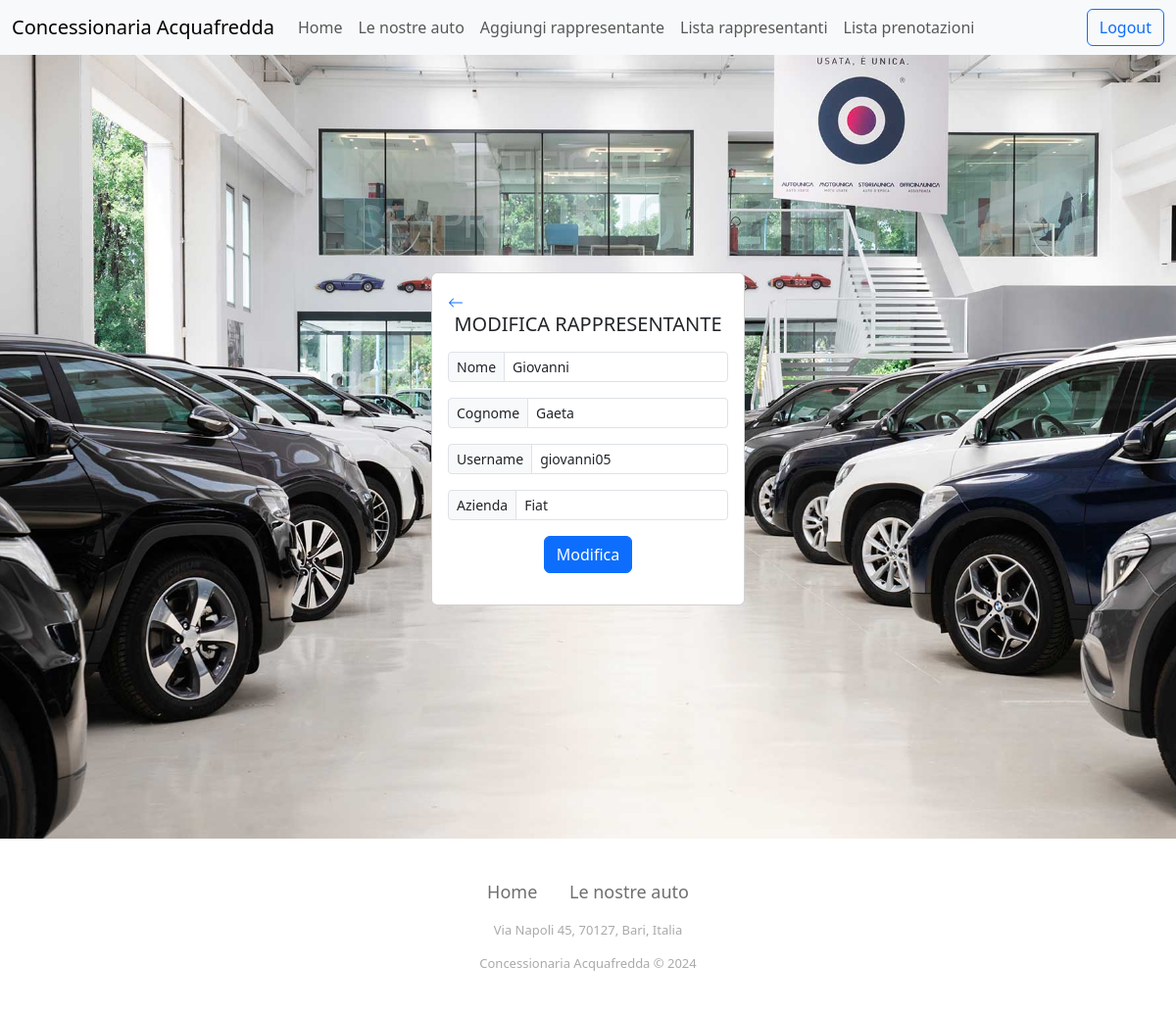
The page /admin/modificarapp.php?id=11 (signed in) on the database its author committed.
### tables this page shows
CREATE TABLE `rappresentante` (
  `id_rappresentante` int(11) NOT NULL,
  `nome_rappresentante` varchar(50) NOT NULL,
  `cognome_rappresentante` varchar(50) NOT NULL,
  `username_rappresentante` varchar(20) NOT NULL,
  `password_rappresentante` varchar(256) NOT NULL,
  `azienda_rappresentante` varchar(50) NOT NULL,
  `id_admin` int(11) NOT NULL
);

### admin/modificarapp.php (the view, shortened to what this page needs)
<!DOCTYPE html>
<html lang="en">
<head>
    <link rel="stylesheet" href="../css/rapp.css">
    <link rel="stylesheet" href="https://cdn.jsdelivr.net/npm/bootstrap@5.3.3/dist/css/bootstrap.min.css">
    <link rel="stylesheet" href="https://cdnjs.cloudflare.com/ajax/libs/ionicons/2.0.1/css/ionicons.min.css">
    <?php
        include '../connessione.php';
    ?>
</head>
<body>
    <?php
        if(isset($_GET['id'])) {
            $id = $_GET['id'];
            $sql = "SELECT * FROM rappresentante WHERE id_rappresentante= $id ";
            if ($conn->query($sql)) {
                $result = $conn->query($sql);
                $row = $result->fetch_assoc();
            } else {
                echo "Errore: " . $conn->error . "\n";
            }
        }
    ?>
    <nav class="navbar navbar-expand-lg bg-body-tertiary">
        <div class="container-fluid">
            <a class="navbar-brand" href="admin.php">Concessionaria Acquafredda</a>
            <div class="collapse navbar-collapse" id="navbarScroll">
                <ul class="navbar-nav me-auto my-2 my-lg-0 navbar-nav-scroll" style="--bs-scroll-height: 100px;">
                    <li class="nav-item">
                        <a class="nav-link" aria-current="page" href="admin.php">Home</a>
                    </li>
                    <li class="nav-item">
                        <a class="nav-link" href="catalogoadmin.php">Le nostre auto</a>
                    </li>
                    <li class="nav-item">
                        <a class="nav-link" href="aggiungirapp.php">Aggiungi rappresentante</a>
                    </li>
                    <li class="nav-item">
                        <a class="nav-link" href="listarapp.php">Lista rappresentanti</a>
                    </li>
                    <li class="nav-item">
                        <a class="nav-link" href="listaprenotazioni.php">Lista prenotazioni</a>
                    </li>
                </ul>
                <a href="../all/logout.php" class="btn btn-outline-primary">Logout</a>
            </div>
        </div>
    </nav>
    <section class="hero">
        <div class="container d-flex justify-content-center align-items-center vh-100">
            <div class="card text-center mb-3" style="width: 20rem;">
                <div class="card-body">
                    <div class="d-flex align-items-start">
                        <a href="listarapp.php"><svg xmlns="http://www.w3.org/2000/svg" width="16" height="16" fill="currentColor" class="bi bi-arrow-left" viewBox="0 0 16 16">
                            <path fill-rule="evenodd" d="M15 8a.5.5 0 0 0-.5-.5H2.707l3.147-3.146a.5.5 0 1 0-.708-.708l-4 4a.5.5 0 0 0 0 .708l4 4a.5.5 0 0 0 .708-.708L2.707 8.5H14.5A.5.5 0 0 0 15 8"/>
                        </svg> </a>
                    </div>
                    <h5 class="card-title">MODIFICA RAPPRESENTANTE</h5>
                    <p class="card-text">
                        <form method="post" action="modrapp.php">
                            <div class="input-group input-group-sm mb-3">
                                <span class="input-group-text" id="inputGroup-sizing-sm">Nome</span>
                                <input type="text" class="form-control" aria-label="Sizing example input" aria-describedby="inputGroup-sizing-sm" value="<?php echo $row['nome_rappresentante']; ?>" name="nome" placeholder="Inserisci il nome" required>
                            </div>
                            <div class="input-group input-group-sm mb-3">
                                <span class="input-group-text" id="inputGroup-sizing-sm">Cognome</span>
                                <input type="text" class="form-control" aria-label="Sizing example input" aria-describedby="inputGroup-sizing-sm" value="<?php echo $row['cognome_rappresentante']; ?>" name="cognome" placeholder="Inserisci il cognome" required>
                            </div>
                            <div class="input-group input-group-sm mb-3">
                                <span class="input-group-text" id="inputGroup-sizing-sm">Username</span>
                                <input type="text" class="form-control" aria-label="Sizing example input" aria-describedby="inputGroup-sizing-sm" value="<?php echo $row['username_rappresentante']; ?>" name="username" placeholder="Inserisci l'username" required>
                            </div>
                            <div class="input-group input-group-sm mb-3">
                                <span class="input-group-text" id="inputGroup-sizing-sm">Azienda</span>
                                <input type="text" class="form-control" aria-label="Sizing example input" aria-describedby="inputGroup-sizing-sm" value="<?php echo $row['azienda_rappresentante']; ?>" name="azienda" placeholder="Inserisci l'azienda" required>
                            </div>
                            <button type="submit" name="submit" class="btn btn-primary">Modifica</button>
                        </form>
                    </p>
                </div>
            </div>
        </div>
    </section>
    <div class="footer-basic">
        <footer>
            <ul class="list-inline">
                <li class="list-inline-item"><a href="admin.php">Home</a></li>
                <li class="list-inline-item"><a href="catalogoadmin.php">Le nostre auto</a></li>
            </ul>
            <p class="street">Via Napoli 45, 70127, Bari, Italia</p>
            <p class="copyright">Concessionaria Acquafredda © 2024</p>
        </footer>
    </div>
</body>
</html>

### css/rapp.css (style rules this page uses)
.footer-basic { padding:40px 0; background-color:#ffffff; color:#4b4c4d; }
.footer-basic ul { padding:0; list-style:none; text-align:center; font-size:18px; line-height:1.6; margin-bottom:0; }
.footer-basic li { padding:0 10px; }
.footer-basic ul a { color:inherit; text-decoration:none; opacity:0.8; }
.footer-basic .copyright,.street { margin-top:15px; text-align:center; font-size:13px; color:#aaa; margin-bottom:0; }
.hero { background: url('../img/hero.jpg') no-repeat center center; background-size: cover; height: 100vh; display: flex; justify-content: center; align-items: center; color: white; text-align: center; padding: 1rem; }

### rows shown on the page
rappresentante: nome "Giovanni", cognome "Gaeta", username "giovanni05", azienda "Fiat"
